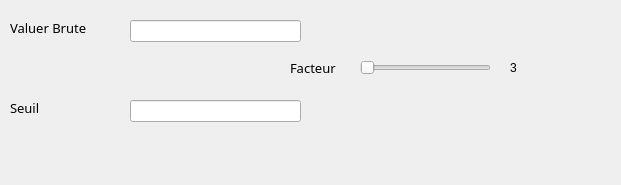
         <widget class="QWidget" name="page_3">
          <property name="geometry">
           <rect>
            <x>0</x>
            <y>0</y>
            <width>621</width>
            <height>185</height>
           </rect>
          </property>
          <attribute name="label">
           <string>Nombre de Touristes</string>
          </attribute>
          <widget class="QLabel" name="label_11">
           <property name="geometry">
            <rect>
             <x>510</x>
             <y>60</y>
             <width>21</width>
             <height>16</height>
            </rect>
           </property>
           <property name="styleSheet">
            <string notr="true">font: 10pt &quot;Uni Sans Book&quot;;</string>
           </property>
           <property name="text">
            <string>3</string>
           </property>
          </widget>
          <widget class="QLabel" name="label_12">
           <property name="geometry">
            <rect>
             <x>290</x>
             <y>60</y>
             <width>51</width>
             <height>16</height>
            </rect>
           </property>
           <property name="font">
            <font>
             <family>Uni Sans Book</family>
             <pointsize>10</pointsize>
             <weight>50</weight>
             <italic>false</italic>
             <bold>false</bold>
            </font>
           </property>
           <property name="styleSheet">
            <string notr="true">font: 10pt &quot;Uni Sans Book&quot;;</string>
           </property>
           <property name="text">
            <string>Facteur</string>
           </property>
          </widget>
          <widget class="QLabel" name="label_13">
           <property name="geometry">
            <rect>
             <x>10</x>
             <y>20</y>
             <width>101</width>
             <height>16</height>
            </rect>
           </property>
           <property name="font">
            <font>
             <family>Uni Sans Book</family>
             <pointsize>10</pointsize>
             <weight>50</weight>
             <italic>false</italic>
             <bold>false</bold>
            </font>
           </property>
           <property name="styleSheet">
            <string notr="true">font: 10pt &quot;Uni Sans Book&quot;;</string>
           </property>
           <property name="text">
            <string>Valuer Brute</string>
           </property>
          </widget>
          <widget class="QLabel" name="label_14">
           <property name="geometry">
            <rect>
             <x>10</x>
             <y>100</y>
             <width>101</width>
             <height>16</height>
            </rect>
           </property>
           <property name="font">
            <font>
             <family>Uni Sans Book</family>
             <pointsize>10</pointsize>
             <weight>50</weight>
             <italic>false</italic>
             <bold>false</bold>
            </font>
           </property>
           <property name="styleSheet">
            <string notr="true">font: 10pt &quot;Uni Sans Book&quot;;</string>
           </property>
           <property name="text">
            <string>Seuil</string>
           </property>
          </widget>
          <widget class="QSlider" name="horizontalSlider_3">
           <property name="geometry">
            <rect>
             <x>360</x>
             <y>60</y>
             <width>131</width>
             <height>16</height>
            </rect>
           </property>
           <property name="orientation">
            <enum>Qt::Horizontal</enum>
           </property>
          </widget>
          <widget class="QLineEdit" name="lineEdit_6">
           <property name="geometry">
            <rect>
             <x>130</x>
             <y>100</y>
             <width>171</width>
             <height>22</height>
            </rect>
           </property>
          </widget>
          <widget class="QLineEdit" name="lineEdit_7">
           <property name="geometry">
            <rect>
             <x>130</x>
             <y>20</y>
             <width>171</width>
             <height>22</height>
            </rect>
           </property>
          </widget>
         </widget>
